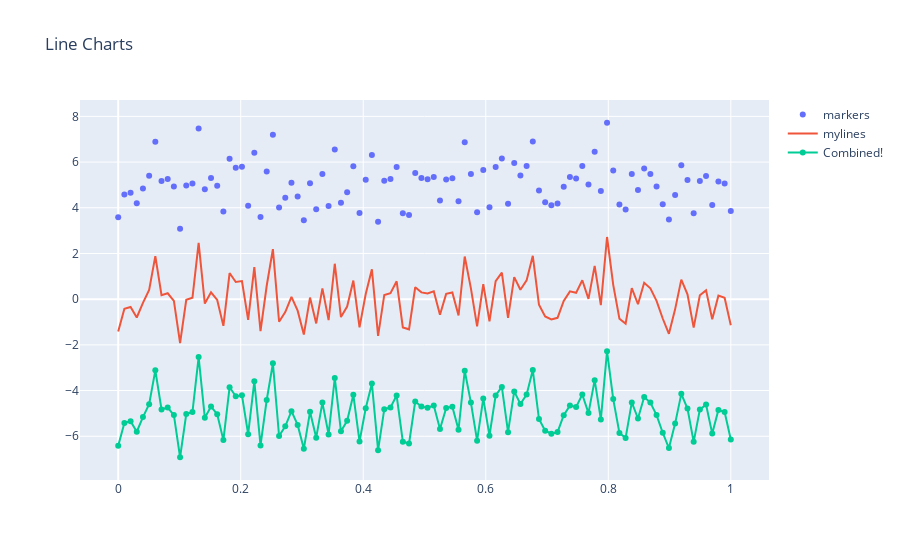

The notebook cell saved with this chart:
### Code cell
# Creats a Scatter plot
trace0 = go.Scatter(x=x_values,y=y_values+5,
                  mode='markers',name='markers')

# Creates a second trace which is the lines
trace1 = go.Scatter(x=x_values,y=y_values,
                  mode='lines',name='mylines')

trace2 = go.Scatter(x=x_values,y=y_values-5,
                  mode='lines+markers',name='Combined!')

# multiple plots is why data is a list                    
data = [trace0,trace1,trace2]
layout = go.Layout(title='Line Charts')
fig = go.Figure(data=data,layout=layout)

pyo.iplot(fig)
